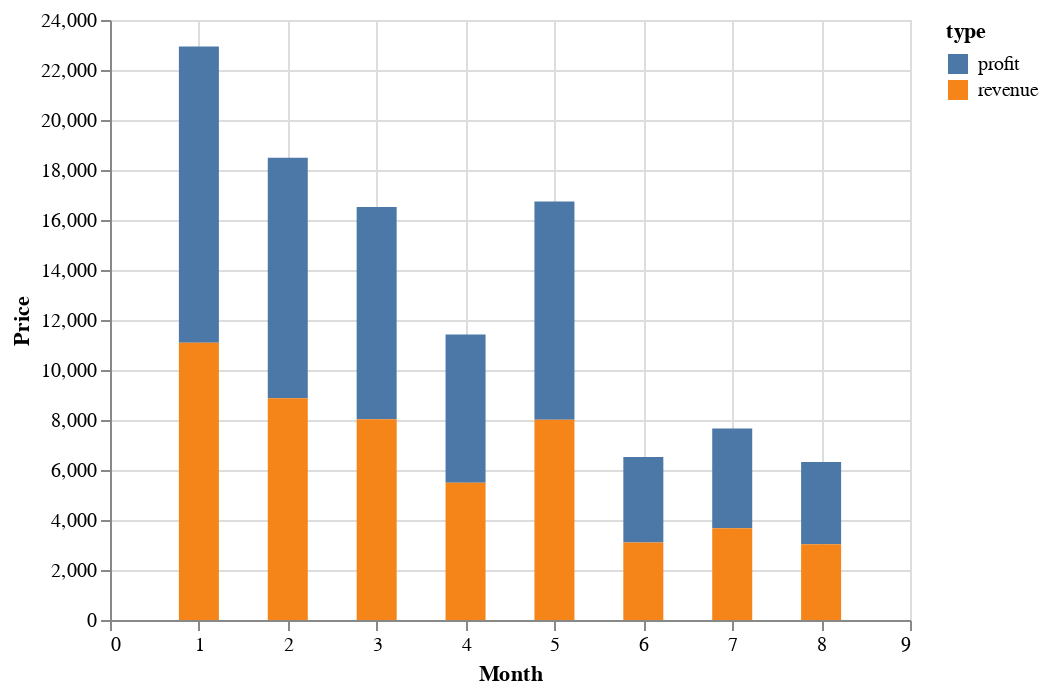

Notebook source saved alongside this figure:
### Code cell
# percentage = [round(val) for val in increased_monthly_percentage_2018.values()]
percentage = pd.Series(increased_monthly_percentage_2018).round()

increased_profit = pd.DataFrame(increased_monthly_profit_2018).reset_index()
increased_profit['type'] = 'profit'
increased_profit['percentage'] = increased_profit['order_purchase_timestamp'].map(percentage)


monthly_profit = pd.DataFrame(monthly_profit_2018).reset_index()
monthly_profit['type'] = 'revenue'

combined = pd.concat([increased_profit, monthly_profit])
combined = combined.rename(columns={'price': 'Ammount', 'order_purchase_timestamp': 'Month'})

bars = alt.Chart(combined).mark_bar(size=20).encode(
    x="Month",
    y="Price",
    color='type')

# text = bars.mark_text(
#     align='center',
#     baseline='middle',
#     dx=0,
#     size=20
# ).encode(text='percentage')

bars

### Figure 1 — Vega-Lite specification as saved in the notebook (floating-point values rounded to 4 significant figures)
{"config": {"view": {"continuousWidth": 400, "continuousHeight": 300}}, "data": {"name": "data-b17390ef77b55de163c37b4d37403005"}, "mark": {"type": "bar", "size": 20}, "encoding": {"color": {"field": "type", "type": "nominal"}, "x": {"field": "Month", "type": "quantitative"}, "y": {"field": "Price", "type": "quantitative"}}, "$schema": "https://vega.github.io/schema/vega-lite/v4.17.0.json", "datasets": {"data-b17390ef77b55de163c37b4d37403005": [{"Month": 1, "Price": 11850.0, "type": "profit", "percentage": 7.0}, {"Month": 2, "Price": 9627.0, "type": "profit", "percentage": 9.0}, {"Month": 3, "Price": 8492.0, "type": "profit", "percentage": 6.0}, {"Month": 4, "Price": 5930.0, "type": "profit", "percentage": 8.0}, {"Month": 5, "Price": 8729.0, "type": "profit", "percentage": 9.0}, {"Month": 6, "Price": 3415.0, "type": "profit", "percentage": 10.0}, {"Month": 7, "Price": 3989.0, "type": "profit", "percentage": 9.0}, {"Month": 8, "Price": 3297.0, "type": "profit", "percentage": 9.0}, {"Month": 1, "Price": 11090.0, "type": "revenue", "percentage": null}, {"Month": 2, "Price": 8866.0, "type": "revenue", "percentage": null}, {"Month": 3, "Price": 8030.0, "type": "revenue", "percentage": null}, {"Month": 4, "Price": 5490.0, "type": "revenue", "percentage": null}, {"Month": 5, "Price": 8007.0, "type": "revenue", "percentage": null}, {"Month": 6, "Price": 3104.0, "type": "revenue", "percentage": null}, {"Month": 7, "Price": 3671.0, "type": "revenue", "percentage": null}, {"Month": 8, "Price": 3027.0, "type": "revenue", "percentage": null}]}}
